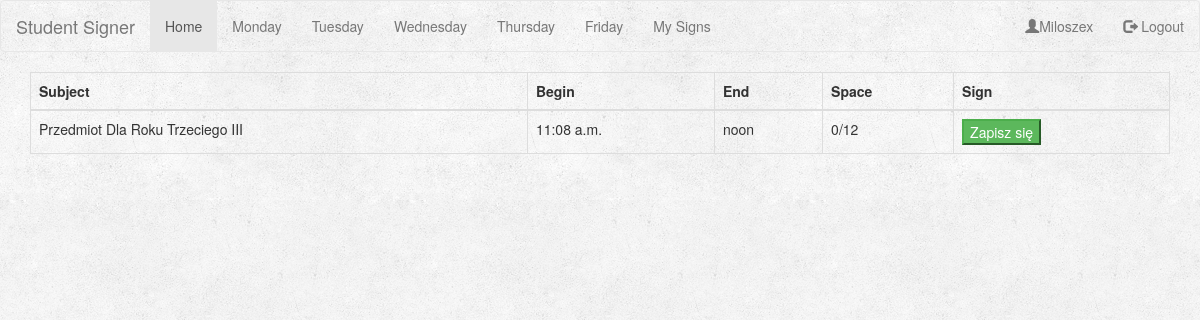
The app's page /wednesday/ (signed in), older data.
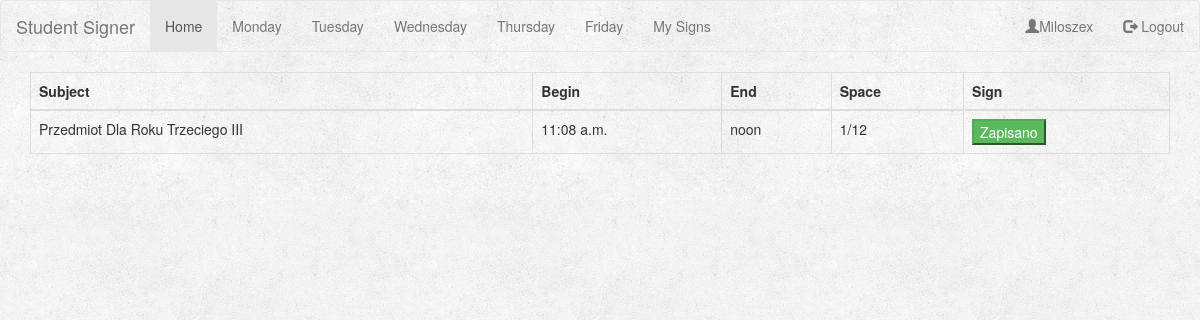
The same page, newer data.
### signs/models.py (models this page shows, shortened)
class Subject(models.Model):
    DAY_CHOICE = (
        (1, 'Monday'),
        (2, 'Tuesday'),
        (3, 'Wednesday'),
        (4, 'Thursday'),
        (5, 'Friday'),
    )
    YEAR_CHOICE = (
        (0, 'undefined'),
        (1, '1'),
        (2, '2'),
        (3, '3'),
        (4, '4'),
        (5, '5'),
    )
    name = models.CharField(max_length=150)
    day = models.IntegerField(choices=DAY_CHOICE)
    begin_at = models.TimeField(blank=True)
    end_at = models.TimeField(blank=True)
    actual_space = models.IntegerField(default=0)
    space = models.IntegerField(default=0)
    year = models.IntegerField(choices=YEAR_CHOICE, default=0)
    class Meta:
        ordering = ['begin_at']

### signs/views.py (the view)
# urls.py: url(r'^wednesday/$', views.showWednesdayTable, name='showWednesday'),
def showWednesdayTable(request):
    user = request.user
    if request.user.is_authenticated():
        subjects = Subject.objects.all().filter(day=3, year=request.user.extendeduser.year)
    else:
        subjects = Subject.objects.all().filter(day=3, year=0)
    subjects_participation = {}
    try:
        for object in Subject.objects.all():
            if Sign.objects.all().filter(subject=object.id, user=user).exists():
                subjects_participation[object.id] = {'state': 'disabled', 'text': 'Zapisano'}
            else:
                subjects_participation[object.id] = {'state': ' ', 'text': 'Zapisz się'}
    except:
        pass
    return render(request, 'signs/wednesday.html', {'subjects': subjects, 'participation': subjects_participation})

### signs/templates/signs/wednesday.html (shortened to what this page needs)
{% extends 'base.html' %}
{% block pageContent %}
    <table class="table table-bordered">
    <thead>
    <tr>
        <th>Subject</th>
        <th>Begin</th>
        <th>End</th>
        <th>Space</th>
        <th>Sign</th>
    </tr>
    </thead>
{% for subject in subjects %}
    <tbody>
        <td>{{ subject.name }}</td>
        <td>{{ subject.begin_at }}</td>
        <td>{{ subject.end_at }}</td>
        <td> {{ subject.actual_space }}/{{ subject.space }}</td>
        <td><button class="btn-success subjectButton" day="wednesday" subjectId="{{ subject.id }}"
			{% for key, value in participation.items %}
				{% if key == subject.id %}
					{{value.state}}>{{value.text}}
				{% endif %}
			{% endfor %}
		</button><br></td>
    </tbody>
{% endfor %}
    </table>
{% endblock %}

Row changes from the older to the newer data that the page shows:
changed Subject "Przedmiot Dla Roku Trzeciego III": actual_space "0" → "1"
Text that changed along with them:
new list line: "Zapisano"
list line gone: "Zapisz się"
